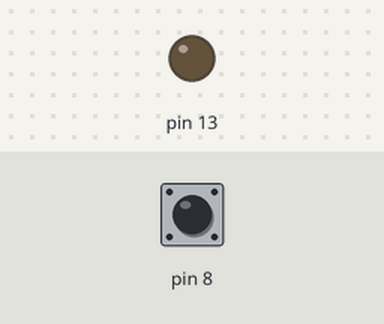
Bench run of a sketch on a simulated Arduino Uno, built with avr-gcc and run on an emulated ATmega328P. Parts: output pins drawn as LEDs (lit = HIGH). The test bench sets the inputs (shaded band); at power-on: pin 8 HIGH.

Above: at 1.2 s.
1.3 s: pin 8 pulled LOW for 0.15 s
At 2.5 s:
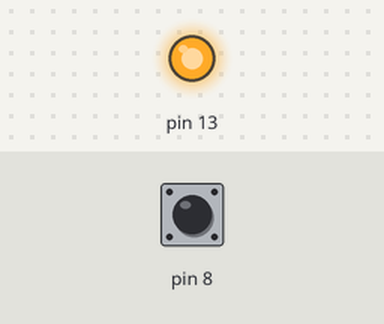
2.9 s: pin 8 pulled LOW for 1 s
At 3.9 s:
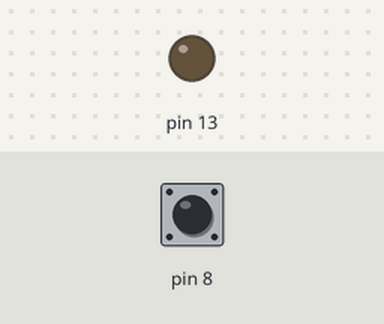
5.4 s: pin 8 pulled LOW for 3.2 s
At 5.8 s:
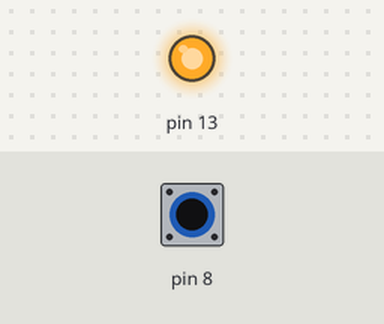
Timing chart, 0 to 8.4 s (numbered marks = the images above; inputs shaded):
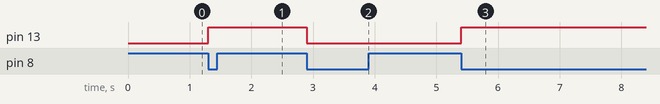

The sketch:

lab2_ex2_normal.ino
```cpp
#include <PinChangeInterrupt.h>
volatile  bool current_state = LOW;
const int led = 13;
const int internal_register_switch = 8;
volatile bool myled = false;

ISR (toggleLED){
 current_state = digitalRead(13);
  digitalWrite(13, !current_state);
 }


void setup() {

  Serial.begin(9600);


  pinMode(13, OUTPUT);
  pinMode(8,INPUT_PULLUP);

  attachPCINT(digitalPinToPCINT(8),toggleLED, FALLING);


}

void loop() {
  // put your main code here, to run repeatedly:

}
```

Measured:
- after the input at 1.3 s, pin 13: LOW → HIGH at once
- after the input at 2.9 s, pin 13: HIGH → LOW at once
- after the input at 5.4 s, pin 13: LOW → HIGH at once
